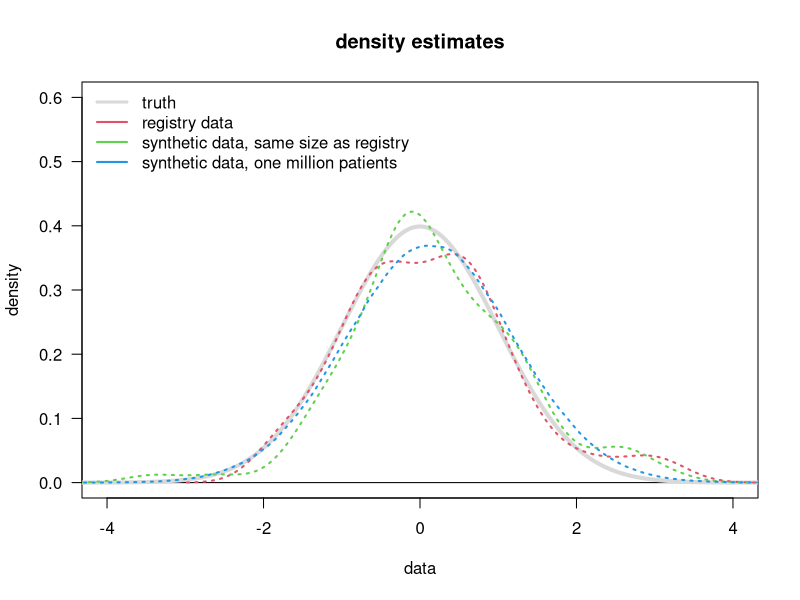

This figure's R source:
## ---- chunk 1
now <- as.character(as.POSIXlt(Sys.time()))
today <- as.Date(substr(now, 1, 10))
now <- paste(today, " at ", substr(now, 12, 19), sep = "")

library(knitr)
## ---- chunk 2
mu <- 0
sd <- 1

## ---- chunk 3
# generate registry data
set.seed(23041977)
n <- 100
x <- rnorm(n = n, mean = mu, sd = sd)
## ---- chunk 4
# compute summary statistics of those 
# here we do that in a very simple way - 
# but AI will not get more out of it!
mu_est <- mean(x)
sd_est <- sd(x)

# now simulate "synthetic" data based on the data structure that you have learned
# from the registry
n_syn <- 10 ^ 6
x_syn <- rnorm(n_syn, mean = mu_est, sd = sd_est)
## ---- chunk 5
#| label: fig-estimates
# generate an empty plot
par(las = 1)
plot(0, 0, type = "n", xlim = 4 * c(-1, 1), ylim = c(0, 0.6), xlab = "data", ylab = "density", 
     main = "density estimates")
abline(h = 0)

# plot the truth from which we generated the "registry data"
xs <- seq(-10, 10, 0.01)
lines(xs, dnorm(xs, mean = mu, sd = sd), col = grey(0.85), lwd = 4)

# add the estimated density of the actual "registry data"
lines(density(x), col = 2, lwd = 2, lty = 3)

# now first dataset of "synthetic data": 
# use same number of patients as originally in the registry
lines(density(x_syn[1:n]), col = 3, lwd = 2, lty = 3)

# second dataset: now a million patients
lines(density(x_syn), col = 4, lwd = 2, lty = 3)

legend("topleft", c("truth", "registry data", "synthetic data, same size as registry", 
                     "synthetic data, one million patients"),
       lty = 1, col = c(grey(0.85), 2:4), lwd = c(3, 2, 2, 2), bty = "n")
